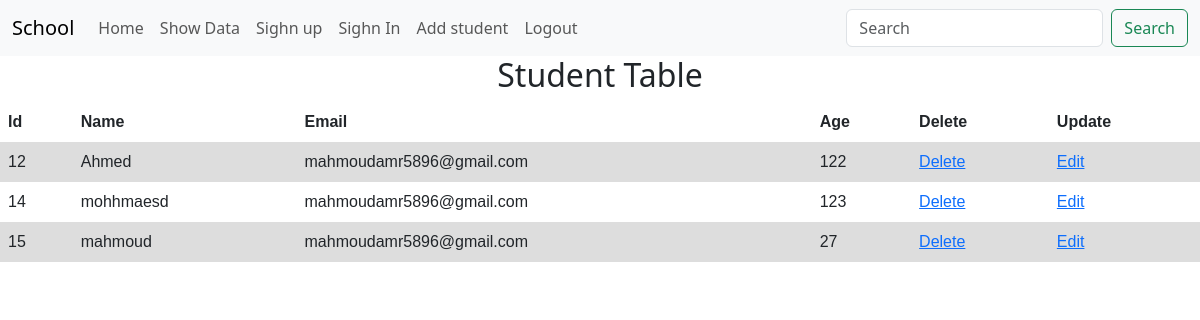
The page /ShowUsers/ (signed in) on the database as committed earlier.
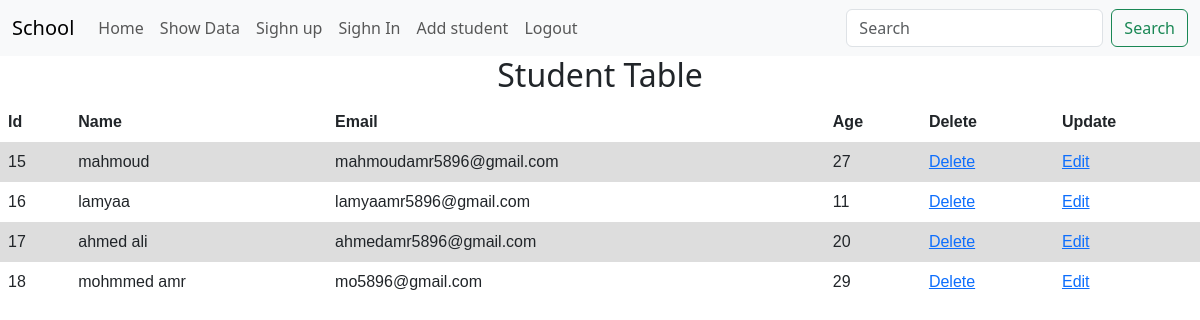
The same page on the database as committed later.
### Day1/models.py (models this page shows)
class Student(models.Model):
    id=models.AutoField(primary_key=True)
    s_name=models.CharField(max_length=50)
    S_Email=models.EmailField(max_length=20)
    Age=models.IntegerField()

### Day1/views.py (the view)
# urls.py: path("ShowUsers/",showdata,name='showdata'),
def showdata(request):
    if not request.session.get('user_email') or not request.session.get('userpass'):
        return render(request,'Day1/sighnup.html')
    students = Student.objects.all()
    return render(request, 'Day1/ShowUsers.html', {'students': students})

### Day1/templates/Day1/ShowUsers.html (shortened to what this page needs)
{% extends 'base.html' %}
{%block 'body'%}
<h2 style="text-align: center;">Student Table</h2>
<table>
  <tr>
    <th>Id</th>
    <th>Name</th>
    <th>Email</th>
    <th>Age</th>
    <th>Delete</th>
    <th>Update</th>
  </tr>
  {% for std in students %}
  <tr>
    <td>{{ std.id }}</td>
    <td>{{ std.s_name }}</td>
    <td>{{ std.S_Email }}</td>
    <td>{{ std.Age }}</td>
    <td>
      <a href="{% url 'delete_student' std.id %}">Delete</a>
    </td>
     <td><a href="{% url 'edit_student' std.id %}">Edit</a>
</td>   </tr>
  {% endfor %}
</table>
{%endblock 'body'%}

Rows that differ between the two databases and show on the page:
removed Student: id "12", s_name "Ahmed", S_Email "mahmoudamr5896@gmail.com", Age "122"
removed Student: id "14", s_name "mohhmaesd", S_Email "mahmoudamr5896@gmail.com", Age "123"
added Student: id "16", s_name "lamyaa", S_Email "lamyaamr5896@gmail.com", Age "11"
added Student: id "17", s_name "ahmed ali", S_Email "ahmedamr5896@gmail.com", Age "20"
added Student: id "18", s_name "mohmmed amr", S_Email "mo5896@gmail.com", Age "29"
